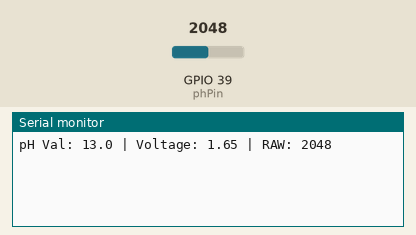
A sketch run on a simulated ESP32. Parts: the last lines printed to the serial monitor. Inputs (shaded band) come from the test bench; at power-on: GPIO 39 (phPin) = 2048.

Above: at 1.2 s.
1.3 s: GPIO 39 (phPin) set to 2866
At 2.5 s:
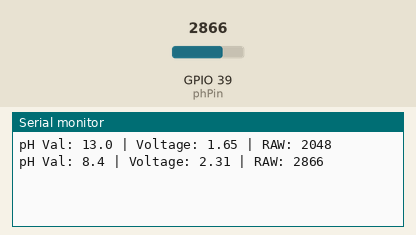
2.8 s: GPIO 39 (phPin) set to 3603
At 3.8 s:
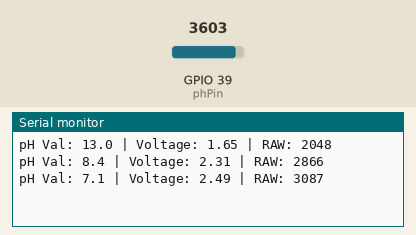
Timing chart, 0 to 5.8 s (numbered marks = the images above; inputs shaded):
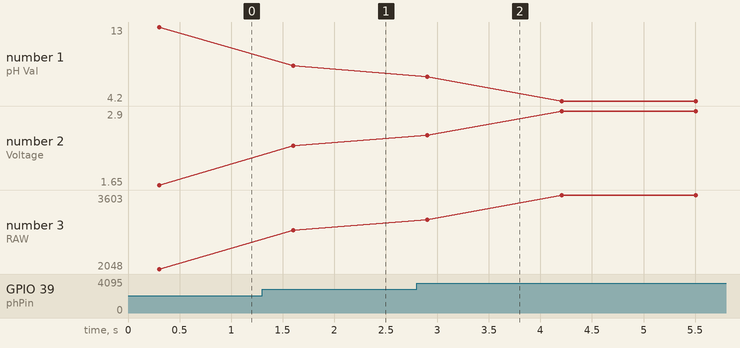

Measured:
- after the input at 1.3 s, the serial monitor: prints a new line after 0.30 s (image 1)
- after the input at 2.8 s, the serial monitor: prints a new line after 0.10 s (image 2)
- plotted number 1: 13 → 8.4 after the input at 1.3 s, 8.4 → 4.2 after the input at 2.8 s
- plotted number 2: 1.65 → 2.31 after the input at 1.3 s, 2.31 → 2.9 after the input at 2.8 s
- plotted number 3: 2048 → 2866 after the input at 1.3 s, 2866 → 3603 after the input at 2.8 s

The sketch:

PH-Test2.ino
```cpp
float calibration_value = 18.23 - 0.7; //21.34 - 0.7; //20.24 - 0.7;
int phval = 0;
int phPin = 39;

float ph_act;

void setup() {
  Serial.begin(115200);
  pinMode(phPin, INPUT);
}

void loop() {
  int avg = 0;
  for (int i = 1; i <= 10; i++) {
    avg += analogRead(phPin);
    delay(30);
  }

  float volt = (avg / 10) * (3.3 / 4095.0);

  ph_act = (-7.0 * volt + calibration_value) + 7.0;

  Serial.print(F("pH Val: "));
  Serial.print(ph_act, 1);
  Serial.print(F(" | Voltage: "));
  Serial.print(volt, 2);
  Serial.print(F(" | RAW: "));
  Serial.println(avg / 10);
  delay(1000);
}
```
